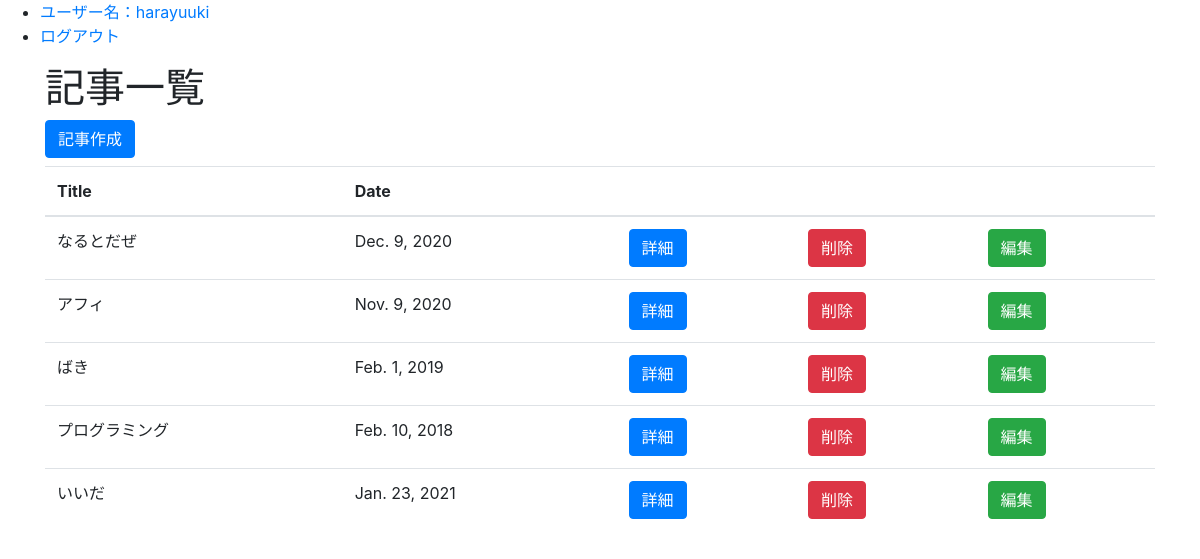
The app's page /crud_pra/articles (signed in) with its own data.
### crud_pra/models.py (models this page shows, shortened)
class Article(models.Model):
  title = models.CharField(max_length=10)
  content = models.TextField()
  pub_date = models.DateField()

### crud_pra/views.py (the view)
# urls.py: path('/articles', views.index, name='index'),
def index(request):
  data = Article.objects.all()
  params = {
    'data':data
  }
  return render(request, 'crud_pra/index.html', params)

### crud_pra/templates/crud_pra/index.html
{% extends 'crud_pra/layouts.html' %}
{% block content %}
  <nav>
    <ul>
      {% if user.is_authenticated %}
      <li><a href="">ユーザー名：{{user.username}}</a></li>
      <li><a href="{% url 'accounts:logout' %}">ログアウト</a></li>
      {% endif %}
    </ul>
  </nav>
  <div class="container  mt-2">
    <h1>記事一覧</h1>
    <a href="{% url 'create' %}" class="btn btn-primary mb-2">記事作成</a>
    <table class="table">
      <thead>
        <tr>
          <th>Title</th>
          <th>Date</th>
          <th></th>
          <th></th>
          <th></th>
        </tr>
      </thead>
      <tbody>
        {% for item in data %}
        <tr>
          <td>{{item.title}}</td>
          <td>{{item.pub_date}}</td>
          <td><a href="{% url 'show' item.id %}" class="btn btn-primary">詳細</a></td>
          <td><a href="{% url 'delete' item.id %}" class="btn btn-danger">削除</a></td>
          <td><a href="{% url 'edit' item.id%}" class="btn btn-success">編集</a></td>
        </tr>
        {% endfor %}
      </tbody>
    </table>
  </div>
{% endblock %}

### records on screen
Article: title "なるとだぜ", pub_date "Dec. 9, 2020"
Article: title "アフィ", pub_date "Nov. 9, 2020"
Article: title "ばき", pub_date "Feb. 1, 2019"
Article: title "プログラミング", pub_date "Feb. 10, 2018"
Article: title "いいだ", pub_date "Jan. 23, 2021"

### other values on screen
{{ user.username }} "harayuuki"
